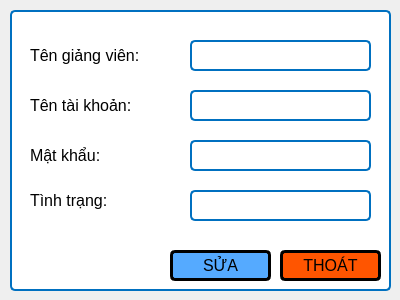
<?xml version="1.0" encoding="UTF-8"?>
<ui version="4.0">
 <class>man_hinh_sua_giang_vien</class>
 <widget class="QWidget" name="man_hinh_sua_giang_vien">
  <property name="geometry">
   <rect>
    <x>0</x>
    <y>0</y>
    <width>400</width>
    <height>300</height>
   </rect>
  </property>
  <property name="windowTitle">
   <string>Form</string>
  </property>
  <widget class="QLabel" name="label">
   <property name="geometry">
    <rect>
     <x>30</x>
     <y>40</y>
     <width>141</width>
     <height>31</height>
    </rect>
   </property>
   <property name="font">
    <font>
     <family>Tahoma</family>
     <pointsize>12</pointsize>
     <bold>false</bold>
    </font>
   </property>
   <property name="styleSheet">
    <string notr="true">border:none;</string>
   </property>
   <property name="text">
    <string>Tên giảng viên: </string>
   </property>
  </widget>
  <widget class="QLineEdit" name="ten_giang_vien">
   <property name="geometry">
    <rect>
     <x>190</x>
     <y>40</y>
     <width>181</width>
     <height>31</height>
    </rect>
   </property>
   <property name="font">
    <font>
     <family>Tahoma</family>
     <pointsize>12</pointsize>
    </font>
   </property>
   <property name="styleSheet">
    <string notr="true">border: 2px solid rgb(0, 112, 192);
background-color: rgb(255, 255, 255);
border-radius: 5px</string>
   </property>
  </widget>
  <widget class="QLabel" name="label_8">
   <property name="geometry">
    <rect>
     <x>10</x>
     <y>10</y>
     <width>381</width>
     <height>281</height>
    </rect>
   </property>
   <property name="styleSheet">
    <string notr="true">border: 2px solid rgb(0, 112, 192);
background-color: rgb(255, 255, 255);
border-radius: 5px</string>
   </property>
   <property name="text">
    <string/>
   </property>
  </widget>
  <widget class="QPushButton" name="thoat">
   <property name="geometry">
    <rect>
     <x>280</x>
     <y>250</y>
     <width>101</width>
     <height>31</height>
    </rect>
   </property>
   <property name="font">
    <font>
     <family>Tahoma</family>
     <pointsize>12</pointsize>
     <bold>false</bold>
    </font>
   </property>
   <property name="styleSheet">
    <string notr="true">border: 3px solid rgb(0,0,0);
background-color: rgb(255, 85, 0);
border-radius: 5px;</string>
   </property>
   <property name="text">
    <string>THOÁT</string>
   </property>
   <property name="icon">
    <iconset>
     <normalon>:/newPrefix/cnpm/32_n.png</normalon>
    </iconset>
   </property>
  </widget>
  <widget class="QPushButton" name="sua">
   <property name="geometry">
    <rect>
     <x>170</x>
     <y>250</y>
     <width>101</width>
     <height>31</height>
    </rect>
   </property>
   <property name="font">
    <font>
     <family>Tahoma</family>
     <pointsize>12</pointsize>
     <bold>false</bold>
    </font>
   </property>
   <property name="styleSheet">
    <string notr="true">border: 3px solid rgb(0,0,0);
background-color: rgb(85, 170, 255);
border-radius: 5px;</string>
   </property>
   <property name="text">
    <string>SỬA</string>
   </property>
   <property name="icon">
    <iconset>
     <normalon>:/images/334_n.png</normalon>
    </iconset>
   </property>
  </widget>
  <widget class="QLabel" name="label_2">
   <property name="geometry">
    <rect>
     <x>30</x>
     <y>90</y>
     <width>141</width>
     <height>31</height>
    </rect>
   </property>
   <property name="font">
    <font>
     <family>Tahoma</family>
     <pointsize>12</pointsize>
     <bold>false</bold>
    </font>
   </property>
   <property name="styleSheet">
    <string notr="true">border:none;</string>
   </property>
   <property name="text">
    <string>Tên tài khoản:</string>
   </property>
  </widget>
  <widget class="QLabel" name="label_3">
   <property name="geometry">
    <rect>
     <x>30</x>
     <y>140</y>
     <width>141</width>
     <height>31</height>
    </rect>
   </property>
   <property name="font">
    <font>
     <family>Tahoma</family>
     <pointsize>12</pointsize>
     <bold>false</bold>
    </font>
   </property>
   <property name="styleSheet">
    <string notr="true">border:none;</string>
   </property>
   <property name="text">
    <string>Mật khẩu:</string>
   </property>
  </widget>
  <widget class="QLineEdit" name="ten_tai_khoan">
   <property name="geometry">
    <rect>
     <x>190</x>
     <y>90</y>
     <width>181</width>
     <height>31</height>
    </rect>
   </property>
   <property name="font">
    <font>
     <family>Tahoma</family>
     <pointsize>12</pointsize>
    </font>
   </property>
   <property name="styleSheet">
    <string notr="true">border: 2px solid rgb(0, 112, 192);
background-color: rgb(255, 255, 255);
border-radius: 5px</string>
   </property>
  </widget>
  <widget class="QLineEdit" name="mat_khau">
   <property name="geometry">
    <rect>
     <x>190</x>
     <y>140</y>
     <width>181</width>
     <height>31</height>
    </rect>
   </property>
   <property name="font">
    <font>
     <family>Tahoma</family>
     <pointsize>12</pointsize>
    </font>
   </property>
   <property name="styleSheet">
    <string notr="true">border: 2px solid rgb(0, 112, 192);
background-color: rgb(255, 255, 255);
border-radius: 5px</string>
   </property>
  </widget>
  <widget class="QLabel" name="label_4">
   <property name="geometry">
    <rect>
     <x>30</x>
     <y>180</y>
     <width>141</width>
     <height>41</height>
    </rect>
   </property>
   <property name="font">
    <font>
     <family>Tahoma</family>
     <pointsize>12</pointsize>
     <bold>false</bold>
    </font>
   </property>
   <property name="styleSheet">
    <string notr="true">border:none;</string>
   </property>
   <property name="text">
    <string>Tình trạng:</string>
   </property>
  </widget>
  <widget class="QLineEdit" name="tinh_trang">
   <property name="geometry">
    <rect>
     <x>190</x>
     <y>190</y>
     <width>181</width>
     <height>31</height>
    </rect>
   </property>
   <property name="font">
    <font>
     <family>Tahoma</family>
     <pointsize>12</pointsize>
    </font>
   </property>
   <property name="styleSheet">
    <string notr="true">border: 2px solid rgb(0, 112, 192);
background-color: rgb(255, 255, 255);
border-radius: 5px</string>
   </property>
  </widget>
  <zorder>label_8</zorder>
  <zorder>label</zorder>
  <zorder>ten_giang_vien</zorder>
  <zorder>thoat</zorder>
  <zorder>sua</zorder>
  <zorder>label_2</zorder>
  <zorder>label_3</zorder>
  <zorder>ten_tai_khoan</zorder>
  <zorder>mat_khau</zorder>
  <zorder>label_4</zorder>
  <zorder>tinh_trang</zorder>
 </widget>
 <resources>
  <include location="../resource.qrc"/>
 </resources>
 <connections/>
</ui>
